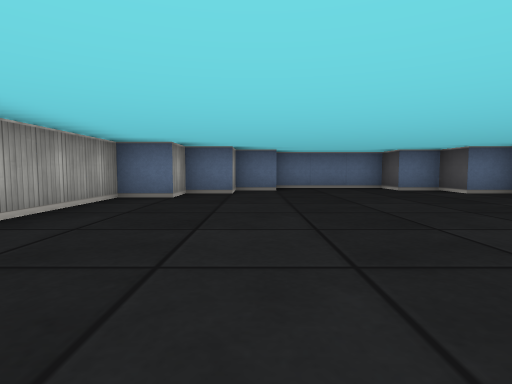
View 1 (above)

12 first-person views from a walk through a cub3D ray-caster map. The camera is about half as high as the walls, tilts 4° down and sees 80° across. The floor is counted in squares. Each view is taken from the middle of a square. On the plan, view 1 faces up. The plan holds only what a view shows up to about 9 squares ahead; the rest is blank.

View 2
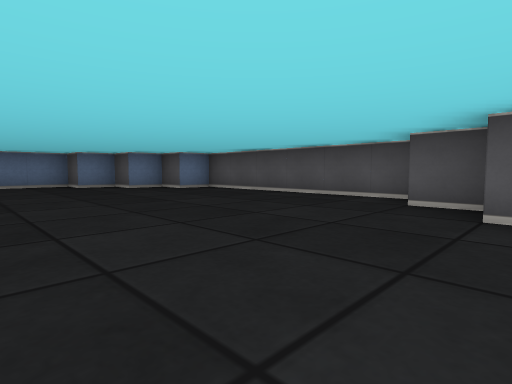

View 3
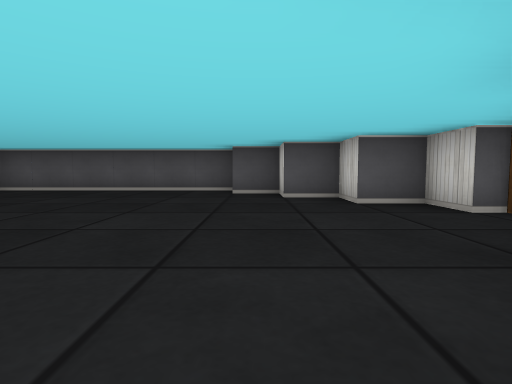

View 4
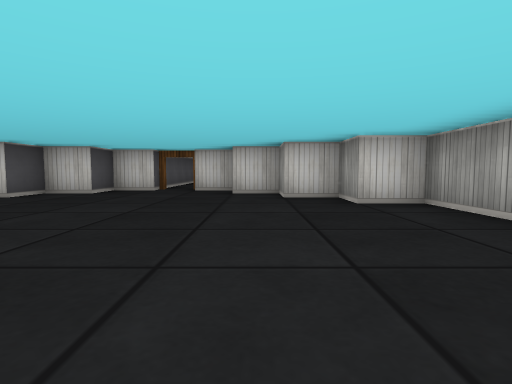

View 5
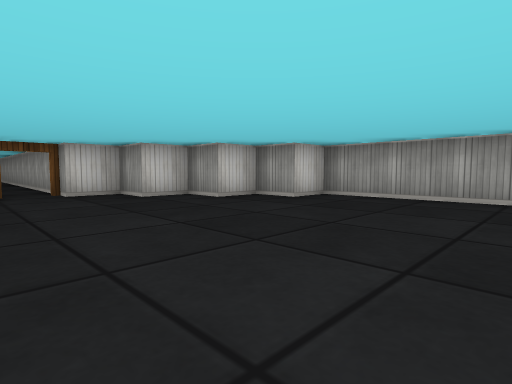

View 6
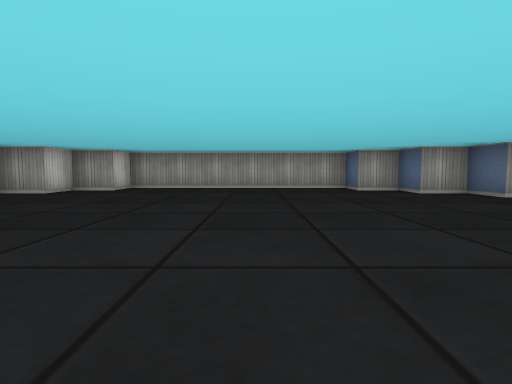

View 7
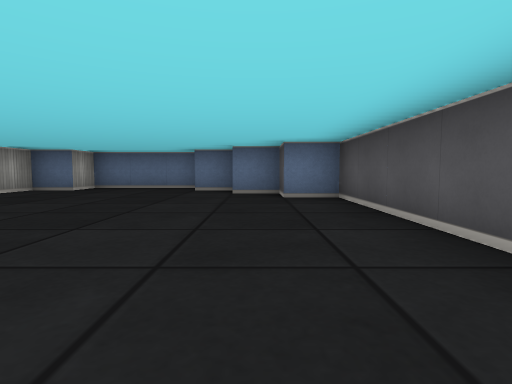

View 8
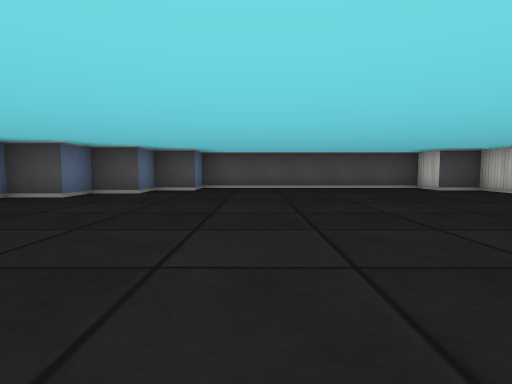

View 9
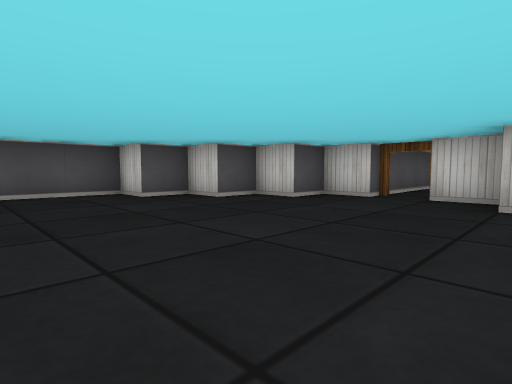

View 10
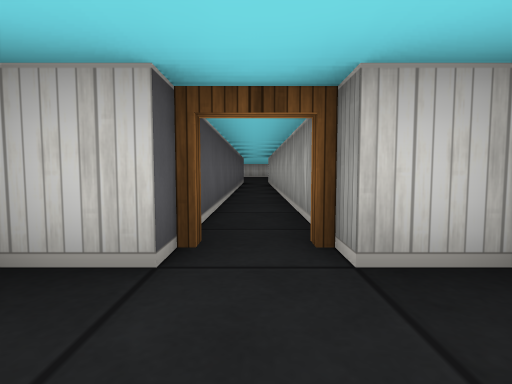

View 11
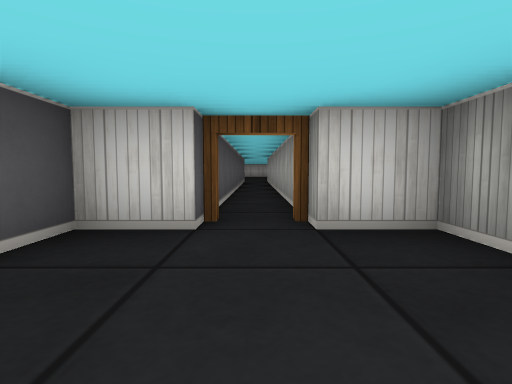

View 12
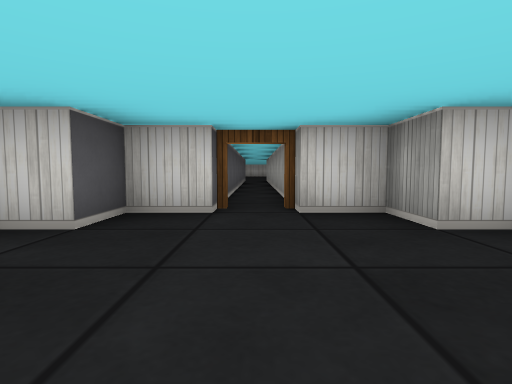

### Floor plan
Points are (right, up) in squares from view 1. A wall is a line through its corners. A room is listed if a view was taken in it or the views show most of it. See-through windows are left out.
Room 1 (views 1, 2, 3, 4, 5, 6, 7, 8, 9, 10, 11, 12)
walls: (2.5, -3.5) (3.5, -3.5) (3.5, -2.5) (4.5, -2.5) (4.5, -1.5) (5.5, -1.5) (5.5, -0.5) (6.5, -0.5) (6.5, 5.5) (5.5, 5.5) (5.5, 6.5) (4.5, 6.5) (4.5, 7.5) (3.5, 7.5) (3.5, 8.5) (0.5, 8.5) (0.5, 7.5) (-0.5, 7.5) (-0.5, 6.5) (-1.5, 6.5) (-1.5, 5.5) (-2.5, 5.5) (-2.5, -0.5) (-1.5, -0.5) (-1.5, -1.5) (-0.5, -1.5) (-0.5, -2.5) (0.5, -2.5) (0.5, -3.5) (1.5, -3.5)
ways out: open door at (2, -4)

Where each view was taken, in squares from view 1:
view 1: 0 up, 0 right, facing up
view 2: 2 down, 1 right, facing up-right
view 3: 1 down, 1 left, facing right
view 4: 4 up, 0 right, facing down
view 5: 3 up, 3 right, facing down-left
view 6: 3 up, 6 right, facing left
view 7: 0 up, 5 right, facing up
view 8: 4 up, 2 left, facing right
view 9: 2 up, 0 right, facing down-right
view 10: 2 down, 2 right, facing down
view 11: 1 down, 2 right, facing down
view 12: 0 up, 2 right, facing down
